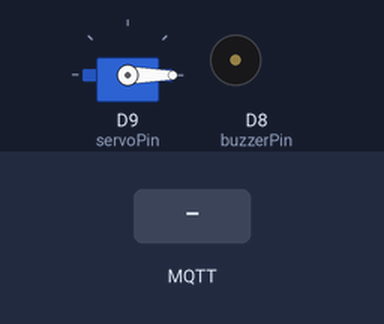
This sketch was run on a simulated Arduino MKR. Shown: servo, buzzer (waves = sounding, pin HIGH). Inputs (shaded band) come from the test bench. WiFi joins after 1.5 s; servers stay silent unless stated; no MQTT or app messages arrive unless stated; what the sketch prints to the serial monitor is not drawn.

Above: at 2.7 s.
2.8 s: MQTT message "open" arrives on the first subscribed topic
At 4.0 s:
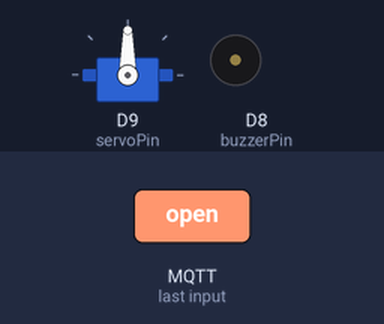
4.3 s: MQTT message "close" arrives on the first subscribed topic
At 5.2 s:
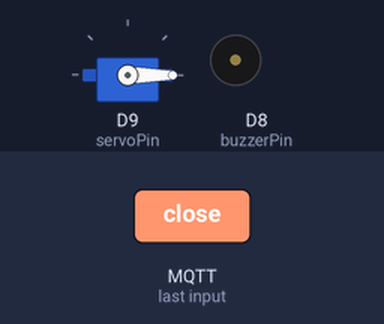
5.8 s: MQTT message "open" arrives on the second subscribed topic
At 6.3 s:
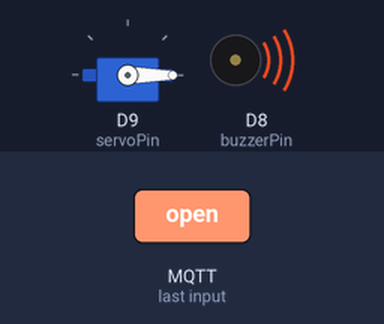
Timing chart, 0 to 8.8 s (numbered marks = the images above; inputs shaded):
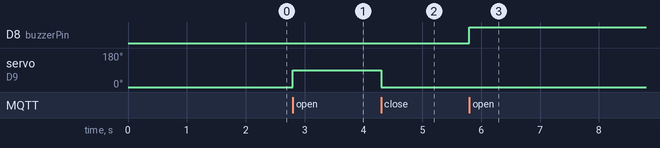

Measured:
- after the input at 2.8 s, servo on D9 (servoPin): 0° → 90° at once
- after the input at 4.3 s, servo on D9 (servoPin): 90° → 0° at once
- after the input at 5.8 s, D8 (buzzerPin): LOW → HIGH at once

The sketch:

subscriber.ino
```cpp
#include <SPI.h>
#include <WiFiNINA.h>
#include <PubSubClient.h>
#include <Servo.h>

// ——— EDIT THESE LINES —————————————————————————————————————
char ssid[] = "Pixel_5277";
char pass[] = "Donotaccess.";

const char* local_mqtt_server = "10.60.189.180"; // your Pi’s Mosquitto IP
const int   local_mqtt_port   = 1883;

const char* aio_server    = "io.adafruit.com";
const int   aio_port      = 1883;
const char* aio_username  = "ismail343";
const char* aio_key       = "aio_lRmM99iaw1rnSnl74HY6WWbCY9VV";
// —————————————————————————————————————————————————————————————

const int servoPin   = 9;
const int buzzerPin  = 8;
const int DRY_THRESHOLD = 100;
bool valveOpen = false;

Servo waterValveServo;
WiFiClient   wifiClient;
PubSubClient clientLocal(wifiClient);
PubSubClient clientAIO(wifiClient);

// Central handler:
void handleMessage(const String& topic, const String& msg) {
  Serial.print("▶ MSG ["); Serial.print(topic); Serial.print("] → "); Serial.println(msg);

  // Valve control
  String lValve = "farm/actuator";
  String aValve = String(aio_username)+"/feeds/valve-control";
  if (topic==lValve || topic==aValve) {
    if (msg=="open") {
      waterValveServo.write(90);
      valveOpen = true;
      digitalWrite(buzzerPin, LOW);
      Serial.println("  Servo OPENED + buzzer OFF");
    } else if (msg=="close") {
      waterValveServo.write(0);
      valveOpen = false;
      Serial.println("  Servo CLOSED");
    }
    return;
  }

  // Moisture → buzzer
  String lMoist = "farm/moisture";
  String aMoist = String(aio_username)+"/feeds/soil-moisture";
  if (topic==lMoist || topic==aMoist) {
    int m = msg.toInt();
    Serial.print("  Moisture="); Serial.println(m);
    if (!valveOpen && m < DRY_THRESHOLD) {
      digitalWrite(buzzerPin, HIGH);
      Serial.println("  Buzzer ON (dry)");
    } else {
      digitalWrite(buzzerPin, LOW);
      Serial.println("  Buzzer OFF");
    }
  }
}

void callbackLocal(char* topic, byte* payload, unsigned int len) {
  String msg; for (unsigned i=0;i<len;i++) msg += (char)payload[i];
  msg.trim();
  handleMessage(String(topic), msg);
}

void callbackAIO(char* topic, byte* payload, unsigned int len) {
  String msg; for (unsigned i=0;i<len;i++) msg += (char)payload[i];
  msg.trim();
  handleMessage(String(topic), msg);
}

void reconnectLocal() {
  Serial.println("Connecting to LOCAL Mosquitto...");
  while (!clientLocal.connected()) {
    if (clientLocal.connect("subLocal")) {
      Serial.println("  ✓ Connected LOCAL");
      clientLocal.subscribe("farm/actuator");
      clientLocal.subscribe("farm/moisture");
      Serial.println("  Subscribed LOCAL: farm/actuator, farm/moisture");
    } else {
      Serial.print("  ✗ LOCAL connect failed, rc=");
      Serial.print(clientLocal.state());
      Serial.println(" → retry in 5s");
      delay(5000);
    }
  }
}

void reconnectAIO() {
  Serial.println("Connecting to ADAFRUIT IO...");
  while (!clientAIO.connected()) {
    if (clientAIO.connect("subAIO", aio_username, aio_key)) {
      Serial.println("  ✓ Connected AIO");
      String vt = String(aio_username)+"/feeds/valve-control";
      String mt = String(aio_username)+"/feeds/soil-moisture";
      clientAIO.subscribe(vt.c_str());
      clientAIO.subscribe(mt.c_str());
      Serial.print("  Subscribed AIO: "); Serial.print(vt); Serial.print(", "); Serial.println(mt);
    } else {
      Serial.print("  ✗ AIO connect failed, rc=");
      Serial.print(clientAIO.state());
      Serial.println(" → retry in 5s");
      delay(5000);
    }
  }
}

void setup() {
  Serial.begin(9600);
  while (!Serial);

  Serial.print("Wi-Fi connecting to "); Serial.println(ssid);
  while (WiFi.begin(ssid, pass) != WL_CONNECTED) {
    delay(500);
    Serial.print(".");
  }
  Serial.println("\nWi-Fi connected!");
  Serial.print("IP address: "); Serial.println(WiFi.localIP());

  // Servo & buzzer setup
  waterValveServo.attach(servoPin);
  waterValveServo.write(0);
  pinMode(buzzerPin, OUTPUT);
  digitalWrite(buzzerPin, LOW);

  // MQTT clients
  clientLocal.setServer(local_mqtt_server, local_mqtt_port);
  clientLocal.setCallback(callbackLocal);
  clientAIO.setServer(aio_server, aio_port);
  clientAIO.setCallback(callbackAIO);
}

void loop() {
  if (!clientLocal.connected()) reconnectLocal();
  clientLocal.loop();

  if (!clientAIO.connected()) reconnectAIO();
  clientAIO.loop();
}
```
